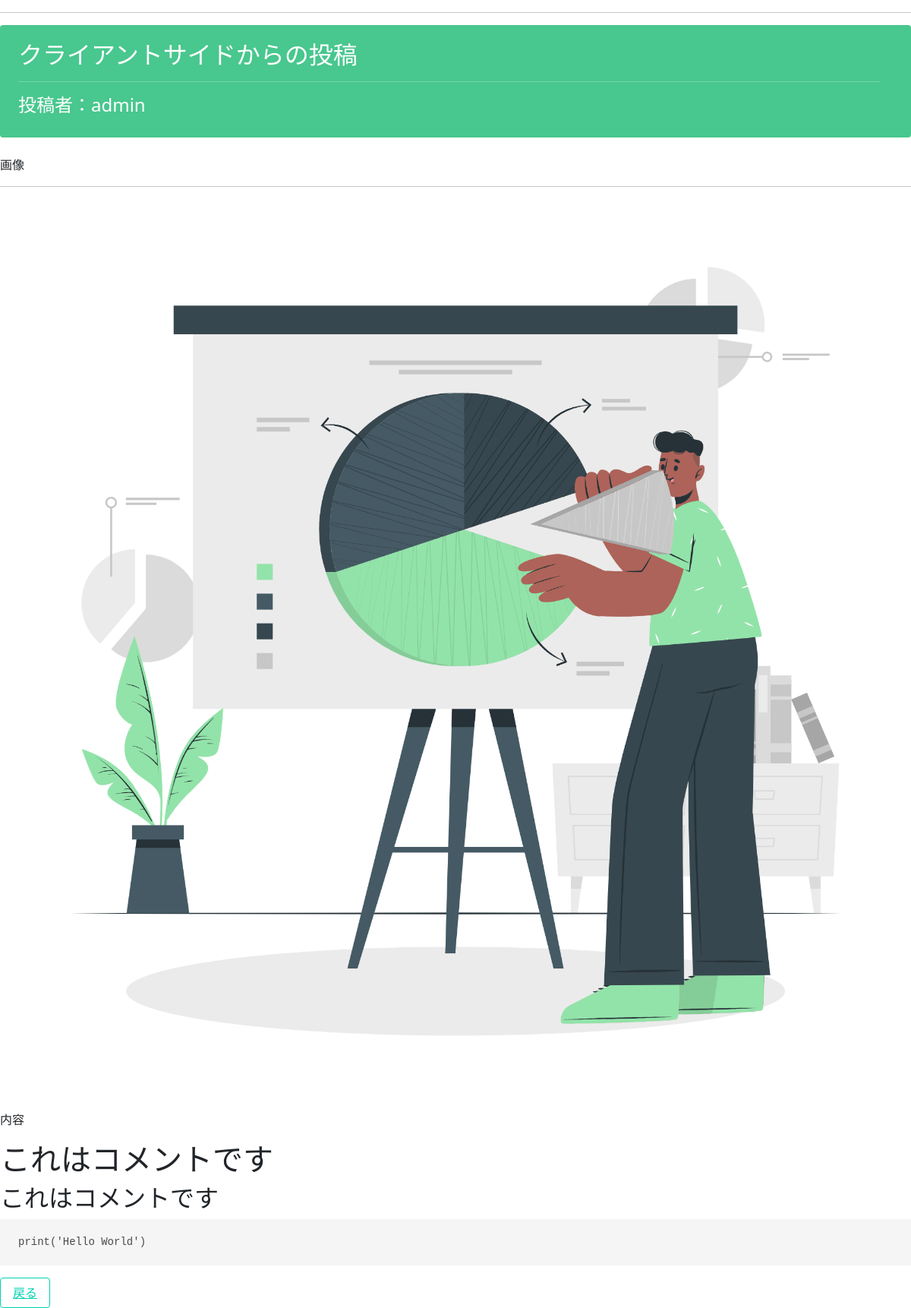
The app's page /detail/5 (signed in) with its own data.
### _app/models.py (models this page shows, shortened)
class ArticleModel(models.Model):
    name = models.CharField(max_length=70)
    tag = models.CharField(max_length=50, choices=TITLE_CHOICES)
    title = models.CharField(max_length=100)
    content = MDTextField()
    image = models.ImageField(upload_to='')
    created_at = models.DateField(verbose_name='作成日', auto_now=True)

### _app/views.py (the view)
# urls.py: path('detail/<int:pk>', views.detailfunc, name='detail'),
def detailfunc(request, pk):
    item = get_object_or_404(ArticleModel, pk=pk)
    return render(request, 'detail.html', {'item': item})

### _app/templatetags/markdown_extras.py (called while the page is built)
@register.filter
@stringfilter
def markdown(val):
    return md.markdown(val, extensions=['markdown.extensions.fenced_code'])

### templates/detail.html (shortened to what this page needs)
{% extends 'base.html' %}
{% load markdown_extras %}
{% block static %}
<link rel="stylesheet" href="https://cdnjs.cloudflare.com/ajax/libs/highlight.js/9.15.10/styles/vs.min.css">
{% endblock static %}
{% block title %}
<hr>
{% endblock title %}
{% block content %}
{% if user.is_authenticated %}
<div class="notification is-{{ item.tag }}">
    <h2>{{ item.title }}</h2>
    <hr>
    <h4>投稿者：{{ item.name }}</h4>
</div>
<p>画像</p>
<hr>
<img src="{{ item.image.url }}" alt="投稿画像">
<p>内容</p>
<p>{{ item.content|markdown|safe  }}</p>
<a href="{% url 'index' %}" class="button is-primary is-outlined">戻る</a>
{% else %}
Please Login
{% endif %}
{% endblock content %}

### records on screen
ArticleModel: title "クライアントサイドからの投稿", name "admin", image (picture), content "これはコメントです これはコメントです print('Hello World')"
